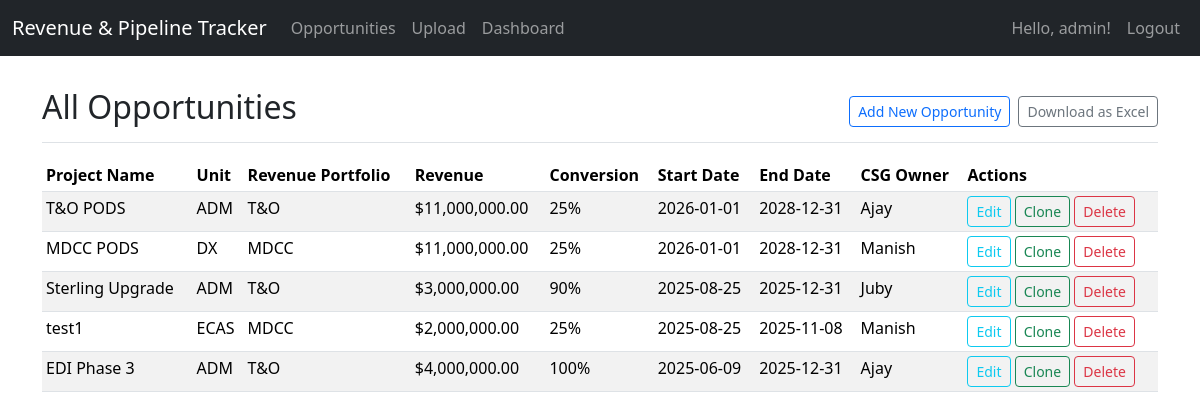
Page / (signed in) on the earlier database version.
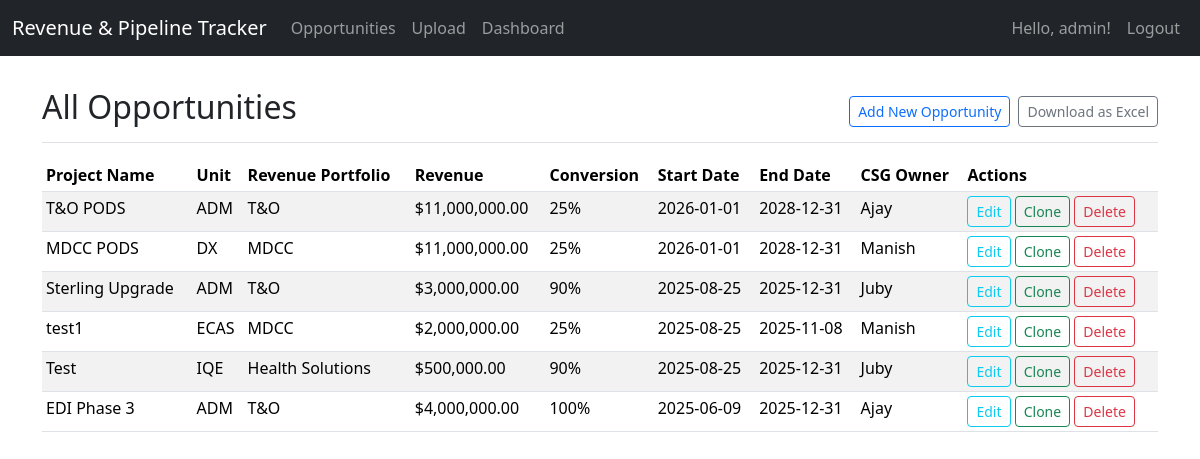
Same page on the later database version.
### app.py (models this page shows, shortened)
class User(UserMixin, db.Model):
    id = db.Column(db.Integer, primary_key=True)
    username = db.Column(db.String(80), unique=True, nullable=False)
    password_hash = db.Column(db.String(120), nullable=False)
    can_upload = db.Column(db.Boolean, default=False) # New field for upload permission

class Opportunity(db.Model):
    id = db.Column(db.Integer, primary_key=True)
    project_name = db.Column(db.String(200), nullable=False)
    revenue_portfolio = db.Column(db.Enum(RevenuePortfolioEnum), nullable=False)
    unit = db.Column(db.Enum(UnitEnum), nullable=False)
    csg_owner = db.Column(db.Enum(CSGOwnerEnum), nullable=False)
    delivery_owner = db.Column(db.Enum(DeliveryOwnerEnum), nullable=False)
    originating_revenue_type = db.Column(db.Enum(OriginatingRevenueTypeEnum), nullable=False)
    revenue_type = db.Column(db.Enum(RevenueTypeEnum), nullable=False)
    conversion = db.Column(db.Integer, nullable=False) # Percentage
    ritm = db.Column(db.String(100))
    sow_number = db.Column(db.String(100))
    start_date = db.Column(db.Date)
    end_date = db.Column(db.Date)
    revenue = db.Column(db.Float, nullable=False)
    client_director = db.Column(db.String(100))

### app.py (the view)
@app.route('/')
@login_required
def index():
    opportunities = Opportunity.query.order_by(Opportunity.start_date.desc()).all()
    return render_template('index.html', opportunities=opportunities)

### app.py (called while the page is built)
@login_manager.user_loader
def load_user(user_id):
    return User.query.get(int(user_id))

@app.context_processor
def inject_enums():
    return {
        'RevenuePortfolioEnum': RevenuePortfolioEnum,
        'UnitEnum': UnitEnum,
        'CSGOwnerEnum': CSGOwnerEnum,
        'DeliveryOwnerEnum': DeliveryOwnerEnum,
        'OriginatingRevenueTypeEnum': OriginatingRevenueTypeEnum,
        'RevenueTypeEnum': RevenueTypeEnum,
        'current_user': current_user # Make current_user available in all templates
    }

### templates/index.html (shortened to what this page needs)
{% extends 'base.html' %}
{% block content %}
<div class="d-flex justify-content-between flex-wrap flex-md-nowrap align-items-center pt-3 pb-2 mb-3 border-bottom">
    <h1 class="h2">All Opportunities</h1>
    <div class="btn-toolbar mb-2 mb-md-0">
        {% if current_user.is_authenticated %}
            <a href="{{ url_for('add_opportunity') }}" class="btn btn-sm btn-outline-primary me-2">Add New Opportunity</a>
            <a href="{{ url_for('download_spreadsheet') }}" class="btn btn-sm btn-outline-secondary">Download as Excel</a>
        {% endif %}
    </div>
</div>
<div class="table-responsive">
    <table class="table table-striped table-sm">
        <thead>
            <tr>
                <th>Project Name</th>
                <th>Unit</th>
                <th>Revenue Portfolio</th>
                <th>Revenue</th>
                <th>Conversion</th>
                <th>Start Date</th>
                <th>End Date</th>
                <th>CSG Owner</th>
                <th>Actions</th>
            </tr>
        </thead>
        <tbody>
            {% for opp in opportunities %}
            <tr>
                <td>{{ opp.project_name }}</td>
                <td>{{ opp.unit.value }}</td>
                <td>{{ opp.revenue_portfolio.value }}</td>
                <td>${{ "{:,.2f}".format(opp.revenue) }}</td>
                <td>{{ opp.conversion }}%</td>
                <td>{{ opp.start_date.strftime('%Y-%m-%d') if opp.start_date else 'N/A' }}</td>
                <td>{{ opp.end_date.strftime('%Y-%m-%d') if opp.end_date else 'N/A' }}</td>
                <td>{{ opp.csg_owner.value }}</td>
                <td>
                    {% if current_user.is_authenticated %}
                        <a href="{{ url_for('edit_opportunity', id=opp.id) }}" class="btn btn-sm btn-outline-info">Edit</a>
                        <form action="{{ url_for('clone_opportunity', id=opp.id) }}" method="POST" class="d-inline">
                            <button type="submit" class="btn btn-sm btn-outline-success">Clone</button>
                        </form>
                        <form action="{{ url_for('delete_opportunity', id=opp.id) }}" method="POST" class="d-inline" onsubmit="return confirm('Are you sure you want to delete this opportunity?');">
                            <button type="submit" class="btn btn-sm btn-outline-danger">Delete</button>
                        </form>
                    {% endif %}
                </td>
            </tr>
            {% else %}
            <tr>
                <td colspan="9" class="text-center">No opportunities found. Add one to get started!</td>
            </tr>
            {% endfor %}
        </tbody>
    </table>
</div>
{% endblock %}

### templates/base.html (shortened to what this page needs)
<!doctype html>
<html lang="en">
  <head>
    <link href="https://cdn.jsdelivr.net/npm/bootstrap@5.3.3/dist/css/bootstrap.min.css" rel="stylesheet">
  </head>
  <body>
    <nav class="navbar navbar-expand-md navbar-dark fixed-top bg-dark">
        <div class="container-fluid">
            <a class="navbar-brand" href="{{ url_for('index') }}">Revenue & Pipeline Tracker</a>
            <div class="collapse navbar-collapse" id="navbarCollapse">
                {% if current_user.is_authenticated %}
                <ul class="navbar-nav me-auto mb-2 mb-md-0">
                    <li class="nav-item"><a class="nav-link" href="{{ url_for('index') }}">Opportunities</a></li>
                    <li class="nav-item"><a class="nav-link" href="{{ url_for('upload_spreadsheet') }}">Upload</a></li>
                    <li class="nav-item"><a class="nav-link" href="{{ url_for('dashboard') }}">Dashboard</a></li>
                </ul>
                {% endif %}
                <ul class="navbar-nav ms-auto mb-2 mb-md-0">
                    {% if current_user.is_authenticated %}
                        <li class="nav-item"><span class="nav-link">Hello, {{ current_user.username }}!</span></li>
                        <li class="nav-item"><a class="nav-link" href="{{ url_for('logout') }}">Logout</a></li>
                    {% else %}
                        <li class="nav-item"><a class="nav-link" href="{{ url_for('register') }}">Register</a></li>
                        <li class="nav-item"><a class="nav-link" href="{{ url_for('login') }}">Login</a></li>
                    {% endif %}
                </ul>
            </div>
        </div>
    </nav>
    <main class="container">
        {% block content %}{% endblock %}
    </main>
  </body>
</html>

### templates/base.html (style rules this page uses)
body { padding-top: 4.5rem; }

Differences in the rows shown:
added Opportunity: project_name "Test", unit.value "IQE", revenue_portfolio.value "Health Solutions", revenue "500,000.00", conversion "90", start_date "2025-08-25", end_date "2025-12-31", csg_owner.value "Juby"
